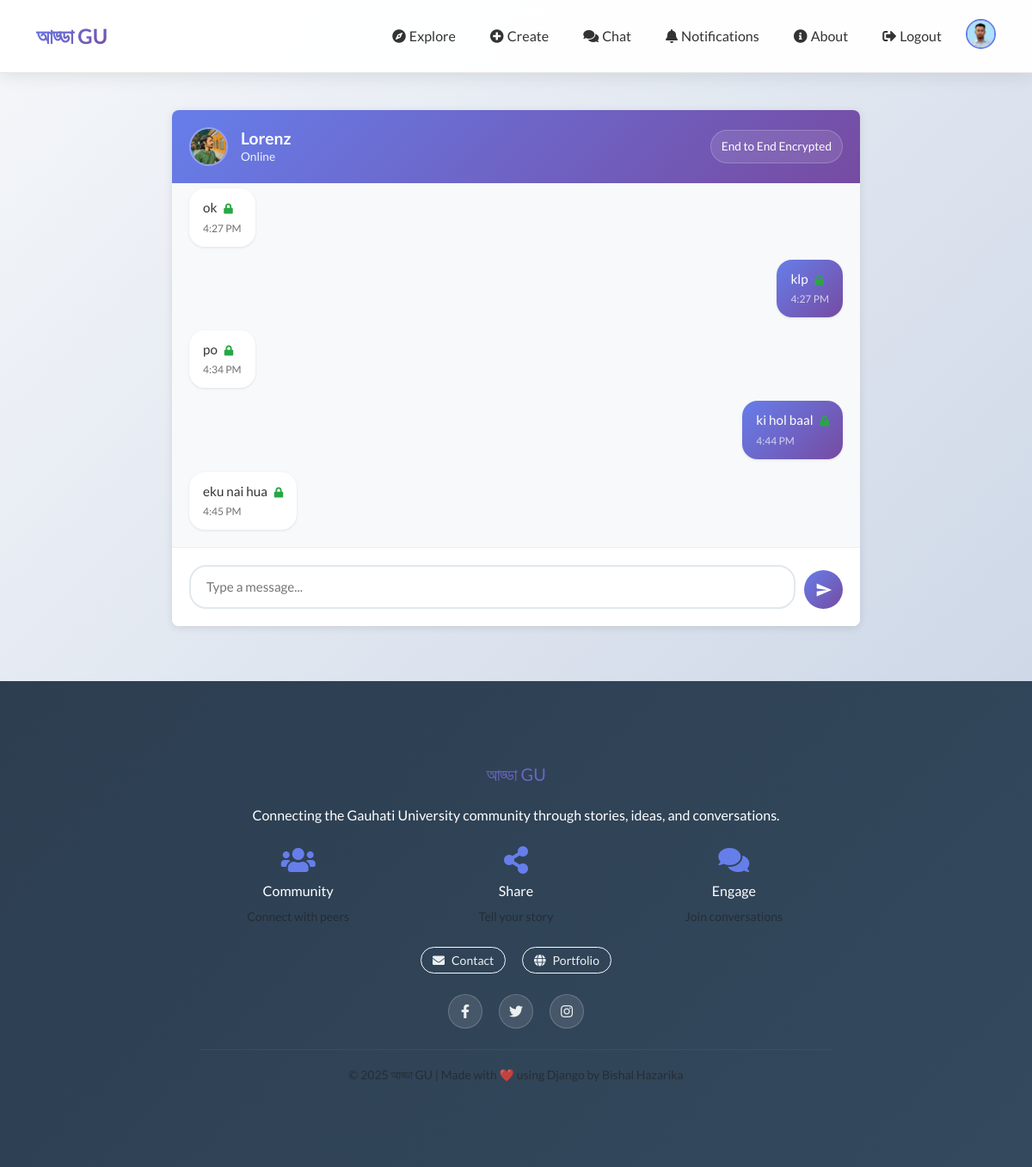
The page /users/chat/Lorenz/ (signed in) on the database its author committed.
### users/models.py (models this page shows, shortened)
class CustomUser(AbstractUser):
    bio = models.TextField(blank=True, null=True)
    profile_picture = models.ImageField(upload_to='profile_pictures/',blank=True,null=True)
    followers = models.ManyToManyField('self', related_name='following', symmetrical=False, blank=True)
    def can_chat_with(self, other_user):
        if self == other_user:
            return False
        i_follow_them = self.following.filter(id=other_user.id).exists()
        they_follow_me = other_user.following.filter(id=self.id).exists()
        return i_follow_them and they_follow_me

class ChatMessage(models.Model):
    sender = models.ForeignKey(CustomUser, on_delete=models.CASCADE, related_name='sent_messages')
    receiver = models.ForeignKey(CustomUser, on_delete=models.CASCADE, related_name='received_messages')
    message = models.TextField(blank=True, null=True)  # For plain text messages
    encrypted_message_for_sender = models.TextField(blank=True, null=True)  # Encrypted message that sender can decrypt
    encrypted_message_for_receiver = models.TextField(blank=True, null=True)  # Encrypted message that receiver can decrypt
    timestamp = models.DateTimeField(default=timezone.now)
    is_encrypted = models.BooleanField(default=False)
    is_read = models.BooleanField(default=False)
    class Meta:
        ordering = ['timestamp']
    def get_display_message(self):
        if not self.is_encrypted:
            return self.message or "[No message content]"
        try:
            return decrypt_for_user(self.message, self.sender.id)
        except Exception as e:
            return "[Message could not be decrypted]"

### users/views.py (the view)
# urls.py: path('chat/<str:username>/', views.chat_view, name='chat'),
@login_required
def chat_view(request, username):
    receiver = get_object_or_404(CustomUser, username=username)
    if not request.user.can_chat_with(receiver):
        from django.contrib import messages
        messages.error(request, "Both of you must follow each other to start chatting.")
        return redirect('user_profile', username=receiver.username)
    room_name = f"chat_{min(request.user.id, receiver.id)}_{max(request.user.id, receiver.id)}"
    messages_queryset = ChatMessage.objects.filter(
        Q(sender=request.user, receiver=receiver) |
        Q(sender=receiver, receiver=request.user)
    ).order_by('timestamp')
    ChatMessage.objects.filter(sender=receiver, receiver=request.user, is_read=False).update(is_read=True)
    context = {
        'receiver': receiver,
        'room_name': room_name,
        'messages': messages_queryset,  # Pass raw messages with all fields
    }
    return render(request, 'users/chat.html', context)

### users/templates/users/chat.html (shortened to what this page needs)
{% extends 'base.html' %}
{% load static %}
{% load tz %}
{% block content %}
<div class="chat-container">
    <div class="chat-header">
        <div class="user-info">
            {% if receiver.profile_picture %}
                <img src="{{ receiver.profile_picture.url }}" alt="{{ receiver.username }}" class="user-avatar">
            {% else %}
                <div class="user-avatar" style="background: #ccc; display: flex; align-items: center; justify-content: center; font-weight: bold;">
                    {{ receiver.username|first|upper }}
                </div>
            {% endif %}
            <div class="user-details">
                <h2>{{ receiver.username }}</h2>
                <p class="user-status">Online</p>
            </div>
        </div>
        <div class="encryption-status" id="encryption-status">
        </div>
    </div>
    <div class="chat-messages" id="chat-log">
        {% for msg in messages %}
            <div class="message {% if msg.sender == request.user %}sent{% else %}received{% endif %}">
                <div class="message-content">
                    <div class="message-text">
                        {{ msg.get_display_message }}
                        {% if msg.is_encrypted %}
                            <i class="fas fa-lock" style="margin-left: 5px; color: #28a745; font-size: 12px;" title="Encrypted message"></i>
                        {% endif %}
                    </div>
                    <div class="message-time">{% timezone "Asia/Kolkata" %}{{ msg.timestamp|date:"g:i A" }}{% endtimezone %}</div>
                </div>
            </div>
        {% empty %}
            <div class="no-messages">No messages yet. Start the conversation!</div>
        {% endfor %}
    </div>
    <div class="chat-input-container">
        <div class="chat-input-group">
            <textarea id="chat-message-input" class="chat-input" placeholder="Type a message..." rows="1"></textarea>
            <button id="chat-message-send" class="send-button" title="Send message">
                <svg width="20" height="20" viewBox="0 0 24 24" fill="currentColor">
                    <path d="M2,21L23,12L2,3V10L17,12L2,14V21Z" />
                </svg>
            </button>
        </div>
    </div>
</div>
{% endblock %}

### users/templates/base.html (shortened to what this page needs)
{% load static %}
<!DOCTYPE html>
<html data-bs-theme="light">
<head>
    <link rel="stylesheet" href="{% static 'users/assets/bootstrap/css/bootstrap.min.css' %}">
    <link rel="stylesheet" href="{% static 'users/assets/fonts/fontawesome-all.min.css' %}">
    <link rel="stylesheet" href="{% static 'users/assets/css/pikaday.min.css' %}">
    <link rel="stylesheet" href="{% static 'users/explore/css/animate.min.css' %}">
    <link rel="stylesheet" href="{% static 'users/explore/css/Navbar-Right-Links-Dark-icons.css' %}">
</head>
<body>
    <nav class="navbar navbar-expand-lg fixed-top">
        <div class="container">
            <a class="navbar-brand" href="{% url 'home' %}">আড্ডা GU</a>
            <div class="collapse navbar-collapse" id="navbarNav">
                <ul class="navbar-nav ms-auto">
                    <li class="nav-item">
                        <a class="nav-link {% if request.resolver_match.url_name == 'home' %}active{% endif %}" href="{% url 'home' %}">
                            <i class="fas fa-compass me-1"></i><span>Explore</span>
                        </a>
                    </li>
                    {% if user.is_authenticated %}
                        <li class="nav-item">
                            <a class="nav-link {% if request.resolver_match.url_name == 'create_post' %}active{% endif %}" href="{% url 'create_post' %}">
                                <i class="fas fa-plus-circle me-1"></i><span>Create</span>
                            </a>
                        </li>
                        <li class="nav-item">
                            <a class="nav-link position-relative {% if request.resolver_match.url_name == 'chat_list' %}active{% endif %}" href="{% url 'chat_list' %}">
                                <i class="fas fa-comments me-1"></i><span>Chat</span>
                            </a>
                        </li>
                        <li class="nav-item">
                            <a class="nav-link position-relative {% if request.resolver_match.url_name == 'notifications' %}active{% endif %}" href="{% url 'notifications' %}">
                                <i class="fas fa-bell me-1"></i><span>Notifications</span>
                            </a>
                        </li>
                        <li class="nav-item">
                            <a class="nav-link {% if request.resolver_match.url_name == 'about' %}active{% endif %}" href="{% url 'about' %}">
                                <i class="fas fa-info-circle me-1"></i><span>About</span>
                            </a>
                        </li>
                        <li class="nav-item">
                            <a class="nav-link" href="{% url 'logout' %}">
                                <i class="fas fa-sign-out-alt me-1"></i><span>Logout</span>
                            </a>
                        </li>
                        <li class="nav-item ms-2">
                            <a href="{% url 'profile' %}" class="d-flex align-items-center">
                                {% if user.profile_picture %}
                                    <img class="rounded-circle profile-img" src="{{ user.profile_picture.url }}" alt="Profile">
                                {% else %}
                                    <img class="rounded-circle profile-img" src="https://via.placeholder.com/35/667eea/ffffff?text={{ user.username.0|upper }}" alt="Profile">
                                {% endif %}
                            </a>
                        </li>
                    {% endif %}
                </ul>
            </div>
        </div>
    </nav>
    <div class="container mt-5 content">
        {% block content %}{% endblock %}
    </div>
    <footer class="text-center">
        <div class="container py-5">
            <div class="row">
                <div class="col-md-8 mx-auto">
                    <h5 class="mb-4" style="background: linear-gradient(135deg, #667eea 0%, #764ba2 100%); -webkit-background-clip: text; -webkit-text-fill-color: transparent; background-clip: text;">আড্ডা GU</h5>
                    <p class="mb-4">Connecting the Gauhati University community through stories, ideas, and conversations.</p>
                    <div class="row text-center mb-4">
                        <div class="col-4">
                            <div class="mb-2">
                                <i class="fas fa-users fa-2x" style="color: #667eea;"></i>
                            </div>
                            <h6>Community</h6>
                            <small class="text-muted">Connect with peers</small>
                        </div>
                        <div class="col-4">
                            <div class="mb-2">
                                <i class="fas fa-share-alt fa-2x" style="color: #667eea;"></i>
                            </div>
                            <h6>Share</h6>
                            <small class="text-muted">Tell your story</small>
                        </div>
                        <div class="col-4">
                            <div class="mb-2">
                                <i class="fas fa-comments fa-2x" style="color: #667eea;"></i>
                            </div>
                            <h6>Engage</h6>
                            <small class="text-muted">Join conversations</small>
                        </div>
                    </div>
                    <div class="mb-4">
                        <a class="btn btn-outline-light btn-sm me-3" href="mailto:bishal.dmj888@gmail.com">
                            <i class="fas fa-envelope me-2"></i>Contact
                        </a>
                        <a class="btn btn-outline-light btn-sm" href="https://bishalhazarika.pythonanywhere.com/" target="_blank">
                            <i class="fas fa-globe me-2"></i>Portfolio
                        </a>
                    </div>
                    <div class="social-links mb-4">
                        <a href="#" class="social-link me-3">
                            <i class="fab fa-facebook-f"></i>
                        </a>
                        <a href="#" class="social-link me-3">
                            <i class="fab fa-twitter"></i>
                        </a>
                        <a href="#" class="social-link">
                            <i class="fab fa-instagram"></i>
                        </a>
                    </div>
                    <hr style="border-color: rgba(255,255,255,0.2);">
                    <p class="mb-0 text-muted">
                        <small>© 2025 আড্ডা GU | Made with ❤️ using Django by Bishal Hazarika</small>
                    </p>
                </div>
            </div>
        </div>
    </footer>
</body>
</html>

### rows shown on the page
CustomUser: profile_picture (picture)
CustomUser: profile_picture (picture), username "Lorenz"
ChatMessage: get_display_message "ok", timestamp "4:27 PM"
ChatMessage: get_display_message "klp", timestamp "4:27 PM"
ChatMessage: get_display_message "po", timestamp "4:34 PM"
ChatMessage: get_display_message "ki hol baal", timestamp "4:44 PM"
ChatMessage: get_display_message "eku nai hua", timestamp "4:45 PM"
